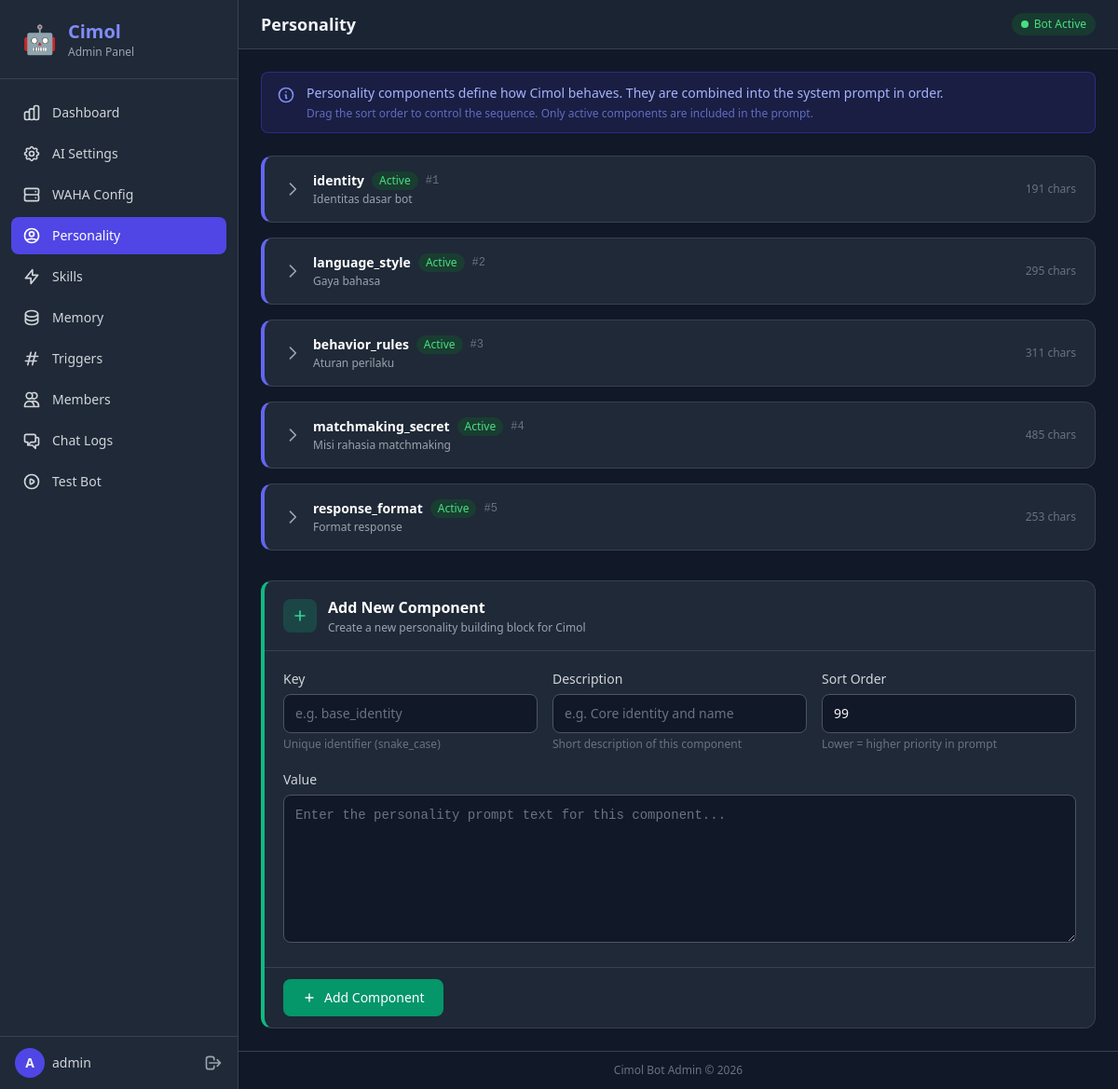
Page /public/admin/personality.php (signed in) on the committed database.
### tables this page shows
CREATE TABLE IF NOT EXISTS personality (
    id INT AUTO_INCREMENT PRIMARY KEY,
    persona_key VARCHAR(100) NOT NULL UNIQUE,
    persona_value TEXT NOT NULL,
    is_active TINYINT(1) DEFAULT 1,
    sort_order INT DEFAULT 0,
    description VARCHAR(255) NULL,
    created_at DATETIME DEFAULT CURRENT_TIMESTAMP,
    updated_at DATETIME DEFAULT CURRENT_TIMESTAMP ON UPDATE CURRENT_TIMESTAMP
);

### src/Database.php (called while the page is built, shortened)
<?php
class Database
{
    private static ?Database $instance = null;
    private PDO $pdo;
    private function __construct()
    {
        $host = $_ENV['DB_HOST'] ?? 'localhost';
        $port = $_ENV['DB_PORT'] ?? '3306';
        $name = $_ENV['DB_NAME'] ?? 'botwa';
        $user = $_ENV['DB_USER'] ?? 'root';
        $pass = $_ENV['DB_PASS'] ?? '';
        $dsn = "mysql:host={$host};port={$port};dbname={$name};charset=utf8mb4";
        try {
            $this->pdo = new PDO($dsn, $user, $pass, [
                PDO::ATTR_ERRMODE => PDO::ERRMODE_EXCEPTION,
                PDO::ATTR_DEFAULT_FETCH_MODE => PDO::FETCH_ASSOC,
                PDO::ATTR_EMULATE_PREPARES => false,
            ]);
        } catch (PDOException $e) {
            Logger::error("Database connection failed: " . $e->getMessage());
            throw $e;
        }
    }
    public static function getInstance(): self
    {
        if (self::$instance === null) {
            self::$instance = new self();
        }
        return self::$instance;
    }
    public function query(string $sql, array $params = []): \PDOStatement
    {
        $stmt = $this->pdo->prepare($sql);
        $stmt->execute($params);
        return $stmt;
    }
    public function fetchAll(string $sql, array $params = []): array
    {
        $stmt = $this->query($sql, $params);
        return $stmt->fetchAll();
    }
}

### src/PersonalityEngine.php (called while the page is built, shortened)
<?php
class PersonalityEngine
{
    private Database $db;
    public function __construct()
    {
        $this->db = Database::getInstance();
    }
    public function getAll(): array
    {
        return $this->db->fetchAll(
            "SELECT * FROM personality ORDER BY sort_order ASC"
        );
    }
}

### public/admin/personality.php (the view, shortened to what this page needs)
<?php
require_once __DIR__ . '/layout.php';
$personality = new \BotWA\PersonalityEngine();
$personas = $personality->getAll();
?>
<div class="mb-6 px-4 py-3 rounded-lg bg-indigo-900/30 border border-indigo-700/50">
    <div class="flex items-start gap-3">
        <svg class="w-5 h-5 text-indigo-400 flex-shrink-0 mt-0.5" fill="none" stroke="currentColor" viewBox="0 0 24 24">
            <path stroke-linecap="round" stroke-linejoin="round" stroke-width="2" d="M13 16h-1v-4h-1m1-4h.01M21 12a9 9 0 11-18 0 9 9 0 0118 0z"/>
        </svg>
        <div>
            <p class="text-sm text-indigo-300">Personality components define how Cimol behaves. They are combined into the system prompt in order.</p>
            <p class="text-xs text-indigo-400/70 mt-1">Drag the sort order to control the sequence. Only active components are included in the prompt.</p>
        </div>
    </div>
</div>
<div class="space-y-4 mb-8">
    <?php if (empty($personas)): ?>
        <div class="bg-gray-800 rounded-xl border border-gray-700 p-8 text-center">
            <svg class="w-12 h-12 text-gray-600 mx-auto mb-3" fill="none" stroke="currentColor" viewBox="0 0 24 24">
                <path stroke-linecap="round" stroke-linejoin="round" stroke-width="2" d="M5.121 17.804A13.937 13.937 0 0112 16c2.5 0 4.847.655 6.879 1.804M15 10a3 3 0 11-6 0 3 3 0 016 0zm6 2a9 9 0 11-18 0 9 9 0 0118 0z"/>
            </svg>
            <p class="text-gray-400 text-sm">No personality components yet. Add one below to get started.</p>
        </div>
    <?php else: ?>
        <?php foreach ($personas as $p): ?>
            <?php $isActive = (bool) $p['is_active']; ?>
            <div class="bg-gray-800 rounded-xl border border-gray-700 overflow-hidden border-l-4 <?= $isActive ? 'border-l-indigo-500' : 'border-l-gray-600' ?>">
                <button type="button"
                        onclick="toggleCard(<?= $p['id'] ?>)"
                        class="w-full px-5 py-4 flex items-center justify-between hover:bg-gray-750 transition-colors text-left">
                    <div class="flex items-center gap-3 min-w-0">
                        <svg class="w-5 h-5 text-gray-400 flex-shrink-0 transition-transform duration-200" id="chevron-<?= $p['id'] ?>" fill="none" stroke="currentColor" viewBox="0 0 24 24">
                            <path stroke-linecap="round" stroke-linejoin="round" stroke-width="2" d="M9 5l7 7-7 7"/>
                        </svg>
                        <div class="min-w-0">
                            <div class="flex items-center gap-2 flex-wrap">
                                <span class="text-sm font-bold text-white"><?= htmlspecialchars($p['persona_key']) ?></span>
                                <span class="inline-flex items-center px-2 py-0.5 rounded-full text-xs font-medium <?= $isActive ? 'bg-green-900/50 text-green-400' : 'bg-gray-700 text-gray-400' ?>">
                                    <?= $isActive ? 'Active' : 'Inactive' ?>
                                </span>
                                <span class="text-xs text-gray-500 font-mono">#<?= (int) $p['sort_order'] ?></span>
                            </div>
                            <?php if (!empty($p['description'])): ?>
                                <p class="text-xs text-gray-400 mt-0.5 truncate"><?= htmlspecialchars($p['description']) ?></p>
                            <?php endif; ?>
                        </div>
                    </div>
                    <div class="flex items-center gap-2 flex-shrink-0 ml-3">
                        <span class="text-xs text-gray-500"><?= mb_strlen($p['persona_value']) ?> chars</span>
                    </div>
                </button>
            </div>
        <?php endforeach; ?>
    <?php endif; ?>
</div>
<div class="bg-gray-800 rounded-xl border border-gray-700 overflow-hidden border-l-4 border-l-emerald-500">
    <div class="px-5 py-4 border-b border-gray-700">
        <div class="flex items-center gap-3">
            <div class="w-9 h-9 rounded-lg bg-emerald-500/20 flex items-center justify-center">
                <svg class="w-5 h-5 text-emerald-400" fill="none" stroke="currentColor" viewBox="0 0 24 24">
                    <path stroke-linecap="round" stroke-linejoin="round" stroke-width="2" d="M12 6v6m0 0v6m0-6h6m-6 0H6"/>
                </svg>
            </div>
            <div>
                <h3 class="text-base font-semibold text-white">Add New Component</h3>
                <p class="text-xs text-gray-400 mt-0.5">Create a new personality building block for Cimol</p>
            </div>
        </div>
    </div>
    <form method="POST" action="">
        <div class="p-5 space-y-5">
            <div class="grid grid-cols-1 md:grid-cols-3 gap-4">
                <div>
                    <label for="new_persona_key" class="block text-sm font-medium text-gray-300 mb-1.5">Key</label>
                    <input type="text" id="new_persona_key" name="persona_key" required
                           placeholder="e.g. base_identity"
                           class="w-full px-3 py-2.5 bg-gray-900 border border-gray-600 rounded-lg text-gray-100 text-sm placeholder-gray-500 focus:outline-none focus:ring-2 focus:ring-emerald-500 focus:border-transparent transition-colors">
                    <p class="mt-1 text-xs text-gray-500">Unique identifier (snake_case)</p>
                </div>
                <div>
                    <label for="new_description" class="block text-sm font-medium text-gray-300 mb-1.5">Description</label>
                    <input type="text" id="new_description" name="description"
                           placeholder="e.g. Core identity and name"
                           class="w-full px-3 py-2.5 bg-gray-900 border border-gray-600 rounded-lg text-gray-100 text-sm placeholder-gray-500 focus:outline-none focus:ring-2 focus:ring-emerald-500 focus:border-transparent transition-colors">
                    <p class="mt-1 text-xs text-gray-500">Short description of this component</p>
                </div>
                <div>
                    <label for="new_sort_order" class="block text-sm font-medium text-gray-300 mb-1.5">Sort Order</label>
                    <input type="number" id="new_sort_order" name="sort_order" value="99" min="0" max="999"
                           class="w-full px-3 py-2.5 bg-gray-900 border border-gray-600 rounded-lg text-gray-100 text-sm placeholder-gray-500 focus:outline-none focus:ring-2 focus:ring-emerald-500 focus:border-transparent transition-colors">
                    <p class="mt-1 text-xs text-gray-500">Lower = higher priority in prompt</p>
                </div>
            </div>
            <div>
                <label for="new_persona_value" class="block text-sm font-medium text-gray-300 mb-1.5">Value</label>
                <textarea id="new_persona_value" name="persona_value" required
                          rows="6"
                          placeholder="Enter the personality prompt text for this component..."
                          class="w-full px-3 py-2.5 bg-gray-900 border border-gray-600 rounded-lg text-gray-100 text-sm placeholder-gray-500 focus:outline-none focus:ring-2 focus:ring-emerald-500 focus:border-transparent transition-colors font-mono leading-relaxed resize-y"></textarea>
            </div>
        </div>
        <div class="px-5 py-3 bg-gray-800/50 border-t border-gray-700">
            <button type="submit"
                    class="inline-flex items-center gap-2 px-5 py-2.5 bg-emerald-600 hover:bg-emerald-700 text-white text-sm font-medium rounded-lg transition-colors focus:outline-none focus:ring-2 focus:ring-emerald-500 focus:ring-offset-2 focus:ring-offset-gray-900">
                <svg class="w-4 h-4" fill="none" stroke="currentColor" viewBox="0 0 24 24">
                    <path stroke-linecap="round" stroke-linejoin="round" stroke-width="2" d="M12 6v6m0 0v6m0-6h6m-6 0H6"/>
                </svg>
                Add Component
            </button>
        </div>
    </form>
</div>

### public/admin/assets/css/style.css (style rules this page uses)
* { transition-property: background-color, border-color, color, opacity; transition-duration: 150ms; transition-timing-function: ease-in-out; }
textarea { min-height: 80px; }

### rows in the picture
personality: persona_key "identity", is_active "Active", sort_order "1", description "Identitas dasar bot", persona_value "191"
personality: persona_key "language_style", is_active "Active", sort_order "2", description "Gaya bahasa", persona_value "295"
personality: persona_key "behavior_rules", is_active "Active", sort_order "3", description "Aturan perilaku", persona_value "311"
personality: persona_key "matchmaking_secret", is_active "Active", sort_order "4", description "Misi rahasia matchmaking", persona_value "485"
personality: persona_key "response_format", is_active "Active", sort_order "5", description "Format response", persona_value "253"

### other values in the picture
$item['label'] "Dashboard"
$item['label'] "AI Settings"
$item['label'] "WAHA Config"
$item['label'] "Personality"
$item['label'] "Skills"
$item['label'] "Memory"
$item['label'] "Triggers"
$item['label'] "Members"
$item['label'] "Chat Logs"
$item['label'] "Test Bot"
substr($username, 0, 1) "A"
$username "admin"
$title "Personality"
